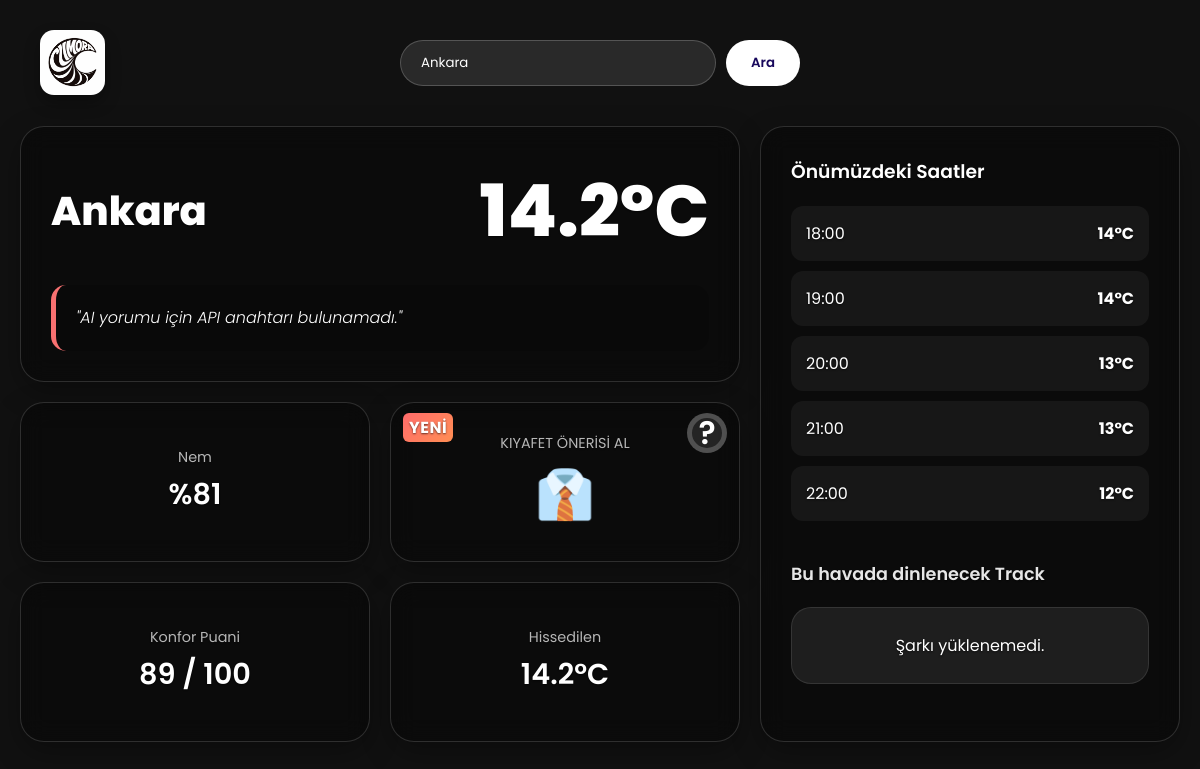
The page / on the database its author committed.
### weatherapp/models.py (models this page shows, shortened)
class MergedForecast(models.Model):
    city_name = models.CharField(max_length=100)
    forecast_time = models.DateTimeField()
    temperature = models.FloatField(null=True, blank=True)
    humidity = models.FloatField(null=True, blank=True)
    precipitation_chance = models.FloatField(null=True, blank=True)
    source_info = models.CharField(max_length=50, default="avg") # 'avg', 'openmeteo' vs.
    wind_speed = models.FloatField(null=True, blank=True)
    class Meta:
        unique_together = ('city_name', 'forecast_time')

### weatherapp/views.py (the view)
# urls.py: path('', home_page),
def home_page(request):
    aranan_sehir = request.GET.get('city', 'Ankara')
    if aranan_sehir in CITY_COORDINATES:
        lat, lon = CITY_COORDINATES[aranan_sehir]
        fetch_om_data(aranan_sehir, lat, lon)
        fetch_ow_current(aranan_sehir, lat, lon)
        save_merged_data(aranan_sehir)
    simdi = timezone.now()
    anlik_veri = MergedForecast.objects.filter(
        city_name__iexact=aranan_sehir,
        forecast_time__gte=simdi
    ).order_by('forecast_time').first()
    if not anlik_veri:
        anlik_veri = MergedForecast.objects.filter(city_name__iexact=aranan_sehir).first()
    gelecek_saatler = MergedForecast.objects.filter(
        city_name__iexact=aranan_sehir,
        forecast_time__gt=simdi
    ).order_by('forecast_time')[:5]
    ai_yorumu = ""
    konfor_puani = 0
    spotify_sarki = None
    ruzgar = 0
    if anlik_veri:
        temp = anlik_veri.temperature or 0
        hum = anlik_veri.humidity or 0
        precip = anlik_veri.precipitation_chance or 0
        ruzgar = anlik_veri.wind_speed or 0
        ai_yorumu = get_ai_comment(temp, hum, precip)
        konfor_puani = hesapla_konfor(temp, hum, ruzgar)
        spotify_sarki = get_playlist(temp)
    context = {
        'hava': anlik_veri,
        'gelecek_saatler': gelecek_saatler,
        'aranan_sehir': aranan_sehir,
        'ai_yorumu': ai_yorumu,
        'konfor_puani': konfor_puani,
        'ruzgar': ruzgar,
        'sarki': spotify_sarki,
    }
    return render(request, 'weatherapp/homepage.html', context)

### weatherapp/services.py (called while the page is built, shortened)
def hesapla_konfor(sicaklik, nem, ruzgar):
    puan = 100
    if sicaklik < 10:
        puan -= (10 - sicaklik) * 3
    elif sicaklik > 28:
        puan -= (sicaklik - 28) * 3
    if nem < 30:
        puan -= (30 - nem) * 0.5
    elif nem > 60:
        puan -= (nem - 60) * 0.5
    if ruzgar > 15:
        puan -= (ruzgar - 15) * 1
    return max(0, min(100, int(puan)))

def fetch_om_data(city_name, lat, lon):
    url = "https://api.open-meteo.com/v1/forecast"
    params = {
        "latitude": lat,
        "longitude": lon,
        "hourly": "temperature_2m,relative_humidity_2m,precipitation_probability,wind_speed_10m",
        "timezone": "UTC",
    }
    try:
        response = requests.get(url, params=params, timeout=20)
        response.raise_for_status()
        data = response.json()
    except requests.RequestException as e:
        print("Open-Meteo hatasi:", e)
        return 0
    hourly = data.get("hourly", {})
    times = hourly.get("time", [])
    temps = hourly.get("temperature_2m", [])
    humidities = hourly.get("relative_humidity_2m", [])
    precips = hourly.get("precipitation_probability", [])
    now = timezone.now()
    saved_count = 0
    print(f"[{city_name}] Open-Meteo: {saved_count} yeni kayıt.")
    return saved_count

def fetch_ow_current(city_name, lat, lon):
    api_key = os.getenv("OPEN_WEATHER_KEY")
    if not api_key:
        print("OPEN_WEATHER_KEY bulunamadi!")
        return 0

def get_ai_comment(temperature, humidity, precipitation):
    api_key = os.getenv("GEMINI_API_KEY")
    if not api_key:
        return "AI yorumu için API anahtarı bulunamadı."

### weatherapp/sposervices.py (called while the page is built, shortened)
def get_playlist(temp):
    auth_string = f"{client_id}:{client_secret}"
    auth_base64 = str(base64.b64encode(auth_string.encode("utf-8")), "utf-8")
    token_url = "https://accounts.spotify.com/api/token"
    token_result = requests.post(
        token_url,
        headers={
            "Authorization": "Basic " + auth_base64,
            "Content-Type": "application/x-www-form-urlencoded"
        },
        data={"grant_type": "client_credentials"}
    )
    if token_result.status_code != 200:
        print("Token Hatası:", token_result.text)
        return None

### weatherapp/templates/weatherapp/homepage.html (shortened to what this page needs)
{% load static %}
<!DOCTYPE html>
<html lang="tr">
<head>
    <link rel="stylesheet" href="{% static 'homepage.css' %}">
</head>
<body id="dynamic-bg" class="{% if hava.precipitation_chance > 50 %}rainy{% endif %}"
    style="background-size: cover; background-position: center; background-repeat: no-repeat; min-height: 100vh; transition: background 1s ease-in-out;">
    <div class="logo-container">
        <img src="{% static 'logologo.png' %}" alt="SkySmart Logo" class="site-logo">
    </div>
    <div class="search-container">
        <form method="GET" action="/">
            <input type="text" name="city" placeholder="Şehir aratınız..." value="{{ aranan_sehir }}">
            <button type="submit" class="search-btn">Ara</button>
        </form>
    </div>
    <div class="dashboard-wrapper">
        {% if hava %}
        <div class="bento-grid">
            <div class="box main-box">
                <div class="main-header">
                    <h2 class="city-name">{{ aranan_sehir }}</h2>
                    <h1 class="temperature">{{ hava.temperature|floatformat:1 }}°C</h1>
                </div>
                <div class="ai-comment-section">
                    {% if ai_yorumu %}
                    <p class="ai-comment">"{{ ai_yorumu }}"</p>
                    {% else %}
                    <p class="ai-comment">"Hava durumu yorumu yükleniyor..."</p>
                    {% endif %}
                </div>
            </div>
            <div class="box detail-box">
                <span class="label">Nem</span>
                <span class="value">%{{ hava.humidity|floatformat:0 }}</span>
            </div>
            <div class="box detail-box" style="position: relative;">
                <span class="badge-yeni">YENİ</span>
                <button class="help-btn" id="helpBtn">?</button>
                <span class="label">KIYAFET ÖNERİSİ AL</span>
                <button class="button" id="openPopupBtn">👔</button>
            </div>
            <div class="box detail-box">
                <span class="label">Konfor Puani</span>
                <span class="value">{{ konfor_puani }} / 100</span>
            </div>
            <div class="box detail-box">
                <span class="label">Hissedilen</span>
                <span class="value">{{ hava.temperature|floatformat:1 }}°C</span>
            </div>
            <div class="box side-box">
                <h3>Önümüzdeki Saatler</h3>
                <div class="hourly-forecast">
                    {% for saat in gelecek_saatler %}
                    <div class="hour-item">
                        <span class="hour-label">{{ saat.forecast_time|date:"H:i" }}</span>
                        <strong class="hour-temp">{{ saat.temperature|floatformat:0 }}°C</strong>
                    </div>
                    {% endfor %}
                </div>
                <h3 class="playlist-heading">Bu havada dinlenecek Track</h3>
                <div class="spotify-widget">
                    {% if sarki %}
                    <img src="{{ sarki.image }}" class="spotify-cover" alt="Kapak">
                    <p class="spotify-title">{{ sarki.name }} - {{ sarki.artist }}</p>
                    <a href="{{ sarki.url }}" target="_blank" class="spotify-link-btn">Spotify'da Dinle</a>
                    {% else %}
                    <p>Şarkı yüklenemedi.</p>
                    {% endif %}
                </div>
            </div>
        </div>
        {% else %}
        <div style="color: white; text-align: center; margin-top: 50px;">
            <h2>Veri bulunamadı. Lütfen başka bir şehir arayın veya API bağlantınızı kontrol edin.</h2>
        </div>
        {% endif %}
    </div>
</body>
</html>

### weatherapp/templates/static/homepage.css (style rules this page uses)
* { margin: 0; padding: 0; box-sizing: border-box; font-family: 'Poppins', sans-serif; }
body { background-color: #111; background-attachment: fixed; min-height: 100vh; display: flex; flex-direction: column; align-items: center; padding: 40px 20px; color: white; }
.badge-yeni { position: absolute; top: 10px; left: 12px; background: linear-gradient(135deg, #FF6B6B, #FF8E53); color: white; font-size: 1rem; font-weight: 700; padding: 2px 6px; border-radius: 6px; letter-spacing: 0.5px; text-transform: uppercase; }
.help-btn { position: absolute; top: 10px; right: 12px; background: rgba(255, 255, 255, 0.1); border: 5px solid rgba(255, 255, 255, 0.2); color: white; width: 40px; height: 40px; border-radius: 50%; font-size: 2rem; font-weight: 600; display: flex; align-items: center; justify-content: center; cursor: pointer; transition: background 0.2s; }
.search-container { margin-bottom: 40px; width: 100%; max-width: 400px; }
.search-container form { display: flex; gap: 10px; }
.search-container input { flex: 1; padding: 12px 20px; border-radius: 30px; border: 1px solid rgba(255, 255, 255, 0.2); background: rgba(255, 255, 255, 0.1); color: white; outline: none; }
.search-btn { padding: 12px 25px; border-radius: 30px; border: none; background: white; color: #18085c; font-weight: 600; cursor: pointer; }
.dashboard-wrapper { width: 100%; max-width: 1200px; }
.bento-grid { display: grid; grid-template-columns: 1fr 1fr 1.2fr; grid-template-rows: auto 1fr 1fr; gap: 20px; width: 100%; }
.box { background: rgba(0, 0, 0, 0.35); backdrop-filter: blur(12px); border: 1px solid rgba(255, 255, 255, 0.15); border-radius: 24px; padding: 30px; box-shadow: 0 10px 30px rgba(0, 0, 0, 0.3); text-shadow: 0 1px 2px rgba(0, 0, 0, 0.6); }
.main-box { grid-column: 1 / 3; }
.main-header { display: flex; justify-content: space-between; align-items: center; }
.city-name { font-size: 2.5rem; font-weight: 800; }
.temperature { font-size: 4.5rem; font-weight: 800; color: #ffffff; }
.ai-comment-section { margin-top: 20px; background: rgba(0, 0, 0, 0.15); padding: 20px; border-radius: 15px; border-left: 5px solid #f87171; }
.ai-comment { font-style: italic; line-height: 1.6; font-weight: 300; }
.detail-box { display: flex; flex-direction: column; justify-content: center; align-items: center; text-align: center; height: 100%; width: 100%; }
.label { font-size: 0.9rem; opacity: 0.7; margin-bottom: 5px; }
.value { font-size: 1.8rem; font-weight: 600; }
.button { font-size: 3rem; background: none !important; border: none !important; cursor: pointer; padding: 0; outline: none; }
.side-box { grid-column: 3; grid-row: 1 / 4; display: flex; flex-direction: column; height: 100%; }
.side-box h3 { margin-bottom: 20px; font-weight: 600; }
.hour-item { display: flex; justify-content: space-between; padding: 15px; background: rgba(255, 255, 255, 0.05); border-radius: 12px; margin-bottom: 10px; }
.spotify-widget { display: flex; flex-direction: column; align-items: center; text-align: center; background: rgba(255, 255, 255, 0.08); border-radius: 20px; padding: 25px; border: 1px solid rgba(255, 255, 255, 0.1); transition: transform 0.3s ease; }
.playlist-heading { margin-top: 30px; margin-bottom: 15px; font-size: 1.1rem; font-weight: 600; color: rgba(255, 255, 255, 0.9); text-align: left; }
.logo-container { position: absolute; top: 30px; left: 40px; z-index: 100; }
.site-logo { width: 65px; height: 65px; object-fit: cover; border-radius: 14px; box-shadow: 0 8px 16px rgba(0, 0, 0, 0.3); transition: transform 0.3s ease; }

### rows shown on the page
MergedForecast: temperature "14.2", humidity "81", forecast_time "18:00", temperature "14"
MergedForecast: forecast_time "19:00", temperature "14"
MergedForecast: forecast_time "20:00", temperature "13"
MergedForecast: forecast_time "21:00", temperature "13"
MergedForecast: forecast_time "22:00", temperature "12"

### other values the page prints
{{ aranan_sehir }} "Ankara"
{{ ai_yorumu }} "AI yorumu için API anahtarı bulunamadı."
{{ konfor_puani }} "89"
